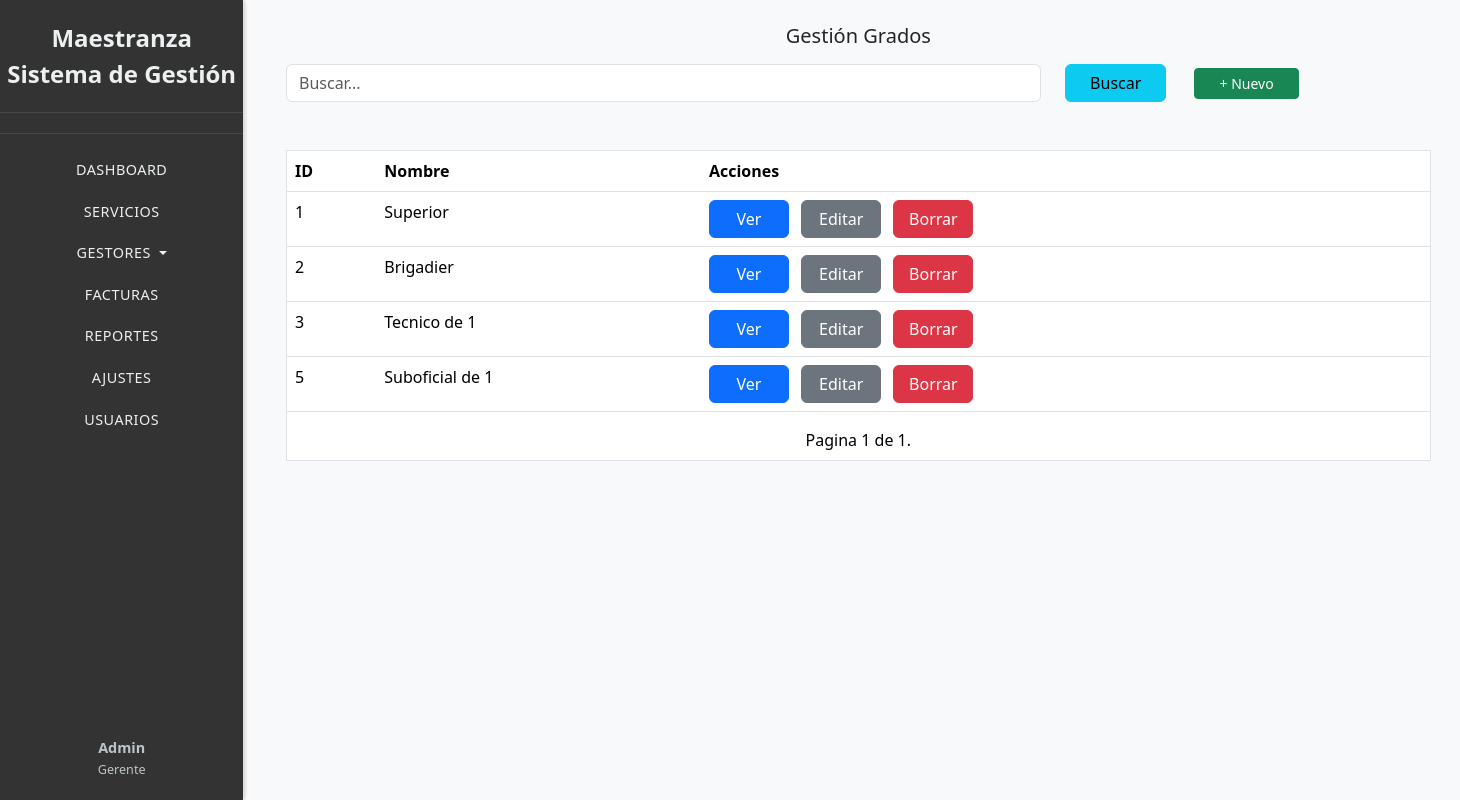
The page /grados/ on the database its author committed.
### grado/models.py (models this page shows, shortened)
class Grado(models.Model):
    nombre = models.CharField(max_length=50, blank=False, null=False)
    def get_detalle_url(self):
        return reverse('grado_detalle', args=[self.id])
    def get_editar_url(self):
        return reverse('grado_editar', args=[self.id])
    def get_borrar_url(self):
        return reverse('grado_borrar', args=[self.id])

### grado/views.py (the view)
# urls.py: path('', views.grado_lista, name='grado_lista'),
def grado_lista(request):
    grados_list = Grado.objects.filter(nombre__icontains= request.GET.get('search', ''))
    paginator = Paginator(grados_list, 10)
    page_numbre = request.GET.get('page',1)
    try:
        grados = paginator.page(page_numbre)
    except EmptyPage:
        grados = paginator.page(paginator.num_pages)
    except PageNotAnInteger:
        grados = paginator.page(1)
    content = {'grados': grados,
               'urlindex': 'vehiculo_index',
               'urlcrear': 'vehiculo_crear'}
    return render(
        request, 'grado/lista.html', content
    )

### templates/grado/lista.html (shortened to what this page needs)
{% extends "componentes/tablas.html" %}
{% block titabla %}Gestión Grados{% endblock titabla %}
{% block Thead %}
<th>ID</th>
<th>Nombre</th>
<th>Acciones</th>
{% endblock Thead %}
{% block tbody %}
{% for grado in grados %}
<tr>
    <td>{{ grado.id }}</td>
    <td>{{ grado.nombre }}</td>
    {% include "componentes/botones.html" with modelo=grado %}
</tr>
{% endfor %}
{% endblock tbody %}
{% block tfoot %}
<td colspan="3">{% include "componentes/pagination.html" with page=grados %}</td>
{% endblock tfoot %}

### templates/componentes/botones.html
<td>
    <span>
        <a class="btn btn-primary" href="{{ modelo.get_detalle_url }}">Ver</a>
        <a class="btn btn-secondary mx-2" href="{{ modelo.get_editar_url }}">Editar</a>
        <a class="btn btn-danger" href="{{ modelo.get_borrar_url }}">Borrar</a>
    </span>
</td>

### static/css/base1.css (style rules this page uses)
:root { --Primary-color: #333; --Text-color: #ffffffc9; --sidebar-width-bs5: 250px; }
td span a { width: 80px; }

### rows shown on the page
Grado: id "1", nombre "Superior"
Grado: id "2", nombre "Brigadier"
Grado: id "3", nombre "Tecnico de 1"
Grado: id "5", nombre "Suboficial de 1"

### other values the page prints
{{ page.number }} "1"
{{ page.paginator.num_pages }} "1"
